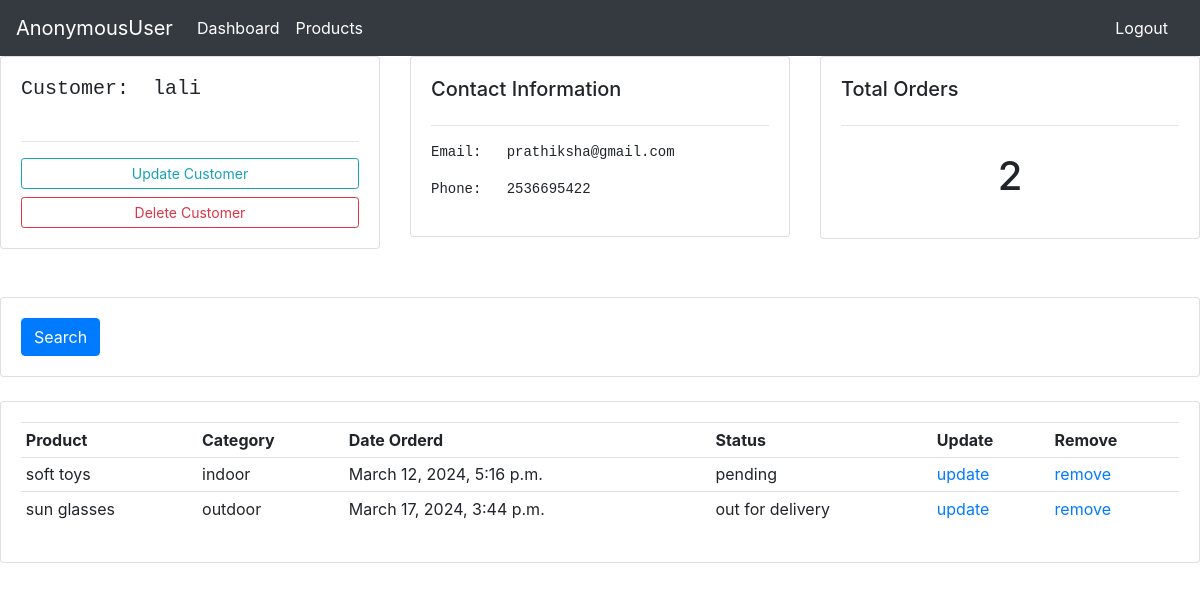
Screenshot of /customer/3 with the database file from the repository.
### accounts/models.py (models this page shows, shortened)
class customer(models.Model):
    name=models.CharField( max_length=50)
    phone=models.IntegerField()
    email=models.EmailField(max_length=254)
    date_created=models.DateTimeField(auto_now_add=True)

class order(models.Model):
    STATUS=(
        ('pending','pending'),
        ('out for delivery','out for delivery'),
        ('delivered','delivered')
    )
    CUSTOMER=models.ForeignKey(customer, null=True, on_delete=models.SET_NULL)
    PRODUCT=models.ForeignKey(products, null=True, on_delete=models.SET_NULL)
    status=models.CharField(max_length=50, choices=STATUS)
    date_create=models.DateTimeField( auto_now_add=True)

class products(models.Model):
    CATEGORY=(
        ('indoor','indoor'),
        ('outdoor','outdoor'),
    )
    prod_name=models.CharField(max_length=50)
    prod_price=models.FloatField()
    prod_category=models.CharField(max_length=50, choices=CATEGORY, blank=True)
    prod_desc=models.CharField(max_length=100)
    date_created=models.DateField(auto_now_add=True)
    TAGS=models.ManyToManyField(tag, blank=True)

### accounts/views.py (the view)
# urls.py: path('customer/<int:id>',customers),
def customers(request,id):                                     #the fun name should be diff from model name always. if it is same it gives error
    CUSTOM=customer.objects.get(id=id)
    ORDE=CUSTOM.order_set.all()
    total_order=ORDE.count()
    contexts={'customer':CUSTOM,'order':ORDE,'total_order':total_order}
    return render(request,'customer.html',contexts)

### accounts/templates/customer.html
{%extends 'base.html'%}
{%block msg%}
<div class="row">
    <div class="col-md">
        <div class="card card-body">
            <pre><h5>Customer:  {{customer.name}}</h5></pre>
            <hr>
            <a class="btn btn-outline-info btn-sm btn-block" href="/update_customer/{{customer.id}}">Update
                Customer</a>
            <a class="btn btn-outline-danger btn-sm btn-block" href="/delete_customer/{{customer.id}}">Delete
                Customer</a>
        </div>
    </div>
    <div class="col-md">
        <div class="card card-body">
            <h5>Contact Information</h5>
            <hr>
            <pre>Email:   {{customer.email}}</pre>
            <pre>Phone:   {{customer.phone}} </pre>
        </div>
    </div>
    <div class="col-md">
        <div class="card card-body">
            <h5>Total Orders</h5>
            <hr>
            <h1 style="text-align: center; padding: 10px">{{total_order}}</h1>
        </div>
    </div>
</div>
<br>
<br>
<div class="row">
    <div class="col">
        <div class="card card-body">
            <form method="get">
                <button class="btn btn-primary" type="submit">Search</button>
            </form>
        </div>
    </div>
</div>
<br>
<div class="row">
    <div class="col-md">
        <div class="card card-body">
            <table class="table table-sm">
                <tr>
                    <th>Product</th>
                    <th>Category</th>
                    <th>Date Orderd</th>
                    <th>Status</th>
                    <a href=""><th>Update</th></a>
                    <th>Remove</th>
                </tr>
                {%for i in order %}
                    <tr>
                        <td>{{i.PRODUCT.prod_name}}</td>
                        <td>{{i.PRODUCT.prod_category}}</td>
                        <td>{{i.date_create}}</td>
                        <td>{{i.status}}</td>
                        <td><a href="/update_order/{{customer.id}}">update</a></td>
                        <td><a href="/delete_order/{{customer.id}}">remove</a></td>
                    </tr>
                {%endfor%}
            </table>
        </div>
    </div>
</div>
{% endblock %}

### rows the page displays
customer: name "lali", email "prathiksha@gmail.com", phone "2536695422"
order: PRODUCT.prod_name "soft toys", PRODUCT.prod_category "indoor", date_create "March 12, 2024, 5:16 p.m.", status "pending"
order: PRODUCT.prod_name "sun glasses", PRODUCT.prod_category "outdoor", date_create "March 17, 2024, 3:44 p.m.", status "out for delivery"

### other values shown
{{ request.user }} "AnonymousUser"
{{ total_order }} "2"
